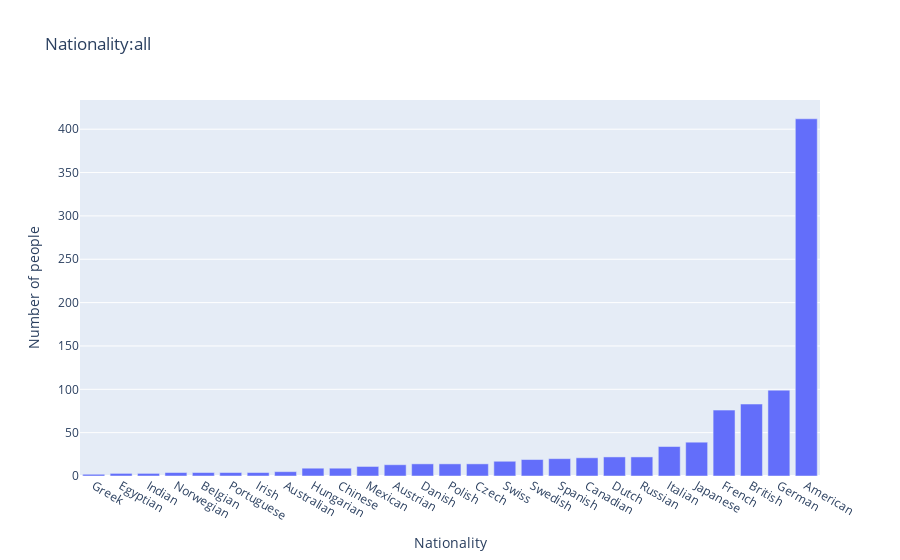

Notebook cell for this chart:
### Markdown cell above
## Nationality:all 
excluding empty values

### Code cell
x_label = "Nationality"
y_label = "Number of people"
histogram_title = "Nationality:all"
entity_type = "persons"

selected_field = "nationality"

ignore_list = ["", "Male", "Female"]

histogram = create_histogram(data, x_label, y_label, histogram_title, entity_type, selected_field, ignore_list,"", 1)
histogram.show()

### Figure 1 — Plotly figure (JSON) as saved in the notebook; plotly's stock layout.template omitted (floating-point values rounded to 4 significant figures)
{"data": [{"alignmentgroup": "True", "hovertemplate": "Nationality=%{x}<br>Number of people=%{y}<extra></extra>", "legendgroup": "", "marker": {"color": "#636efa", "pattern": {"shape": ""}}, "name": "", "offsetgroup": "", "orientation": "v", "showlegend": false, "textposition": "auto", "type": "bar", "x": ["Greek", "Egyptian", "Indian", "Norwegian", "Belgian", "Portuguese", "Irish", "Australian", "Hungarian", "Chinese", "Mexican", "Austrian", "Danish", "Polish", "Czech", "Swiss", "Swedish", "Spanish", "Canadian", "Dutch", "Russian", "Italian", "Japanese", "French", "British", "German", "American"], "xaxis": "x", "y": [2, 3, 3, 4, 4, 4, 4, 5, 9, 9, 11, 13, 14, 14, 14, 17, 19, 20, 21, 22, 22, 34, 39, 76, 83, 99, 412], "yaxis": "y"}], "layout": {"barmode": "relative", "legend": {"tracegroupgap": 0}, "title": {"text": "Nationality:all"}, "xaxis": {"anchor": "y", "domain": [0, 1], "title": {"text": "Nationality"}}, "yaxis": {"anchor": "x", "domain": [0, 1], "title": {"text": "Number of people"}}}}
